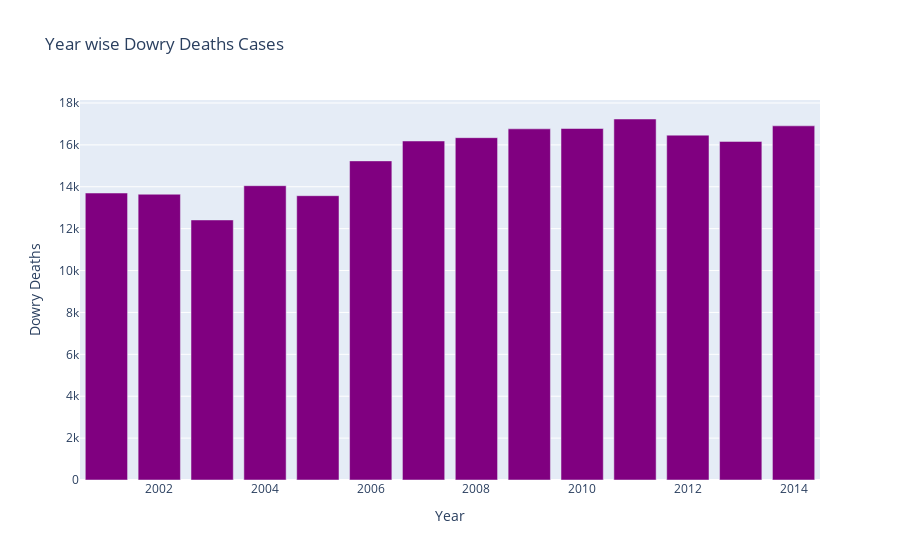

Notebook cell for this chart:
### Markdown cell above
3) Dowry Deaths

### Code cell
fig = px.bar(total_case_all_years, x=total_case_all_years.index, y='Dowry Deaths',color_discrete_sequence=['purple'],title='Year wise Dowry Deaths Cases')
fig.show()

### Figure 1 — Plotly figure (JSON) as saved in the notebook; plotly's stock layout.template omitted (floating-point values rounded to 4 significant figures)
{"data": [{"alignmentgroup": "True", "hovertemplate": "Year=%{x}<br>Dowry Deaths=%{y}<extra></extra>", "legendgroup": "", "marker": {"color": "purple"}, "name": "", "offsetgroup": "", "orientation": "v", "showlegend": false, "textposition": "auto", "type": "bar", "x": [2001, 2002, 2003, 2004, 2005, 2006, 2007, 2008, 2009, 2010, 2011, 2012, 2013, 2014], "xaxis": "x", "y": [13702, 13644, 12416, 14052, 13574, 15236, 16186, 16344, 16766, 16782, 17236, 16466, 16166, 16910], "yaxis": "y"}], "layout": {"barmode": "relative", "legend": {"tracegroupgap": 0}, "title": {"text": "Year wise Dowry Deaths Cases"}, "xaxis": {"anchor": "y", "domain": [0, 1], "title": {"text": "Year"}}, "yaxis": {"anchor": "x", "domain": [0, 1], "title": {"text": "Dowry Deaths"}}}}
